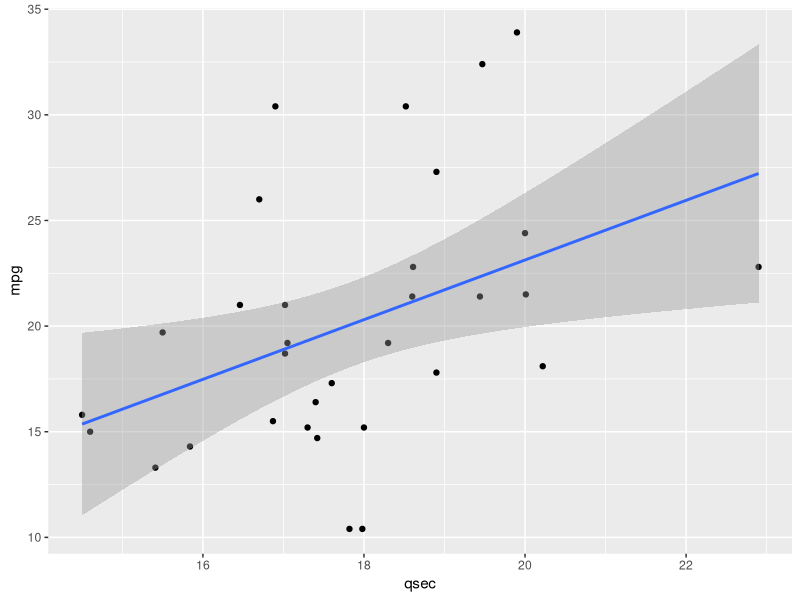
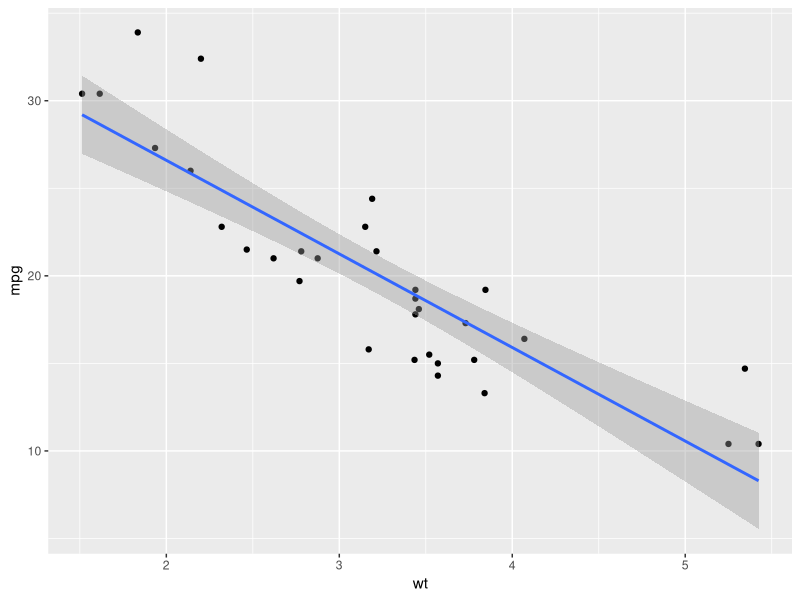
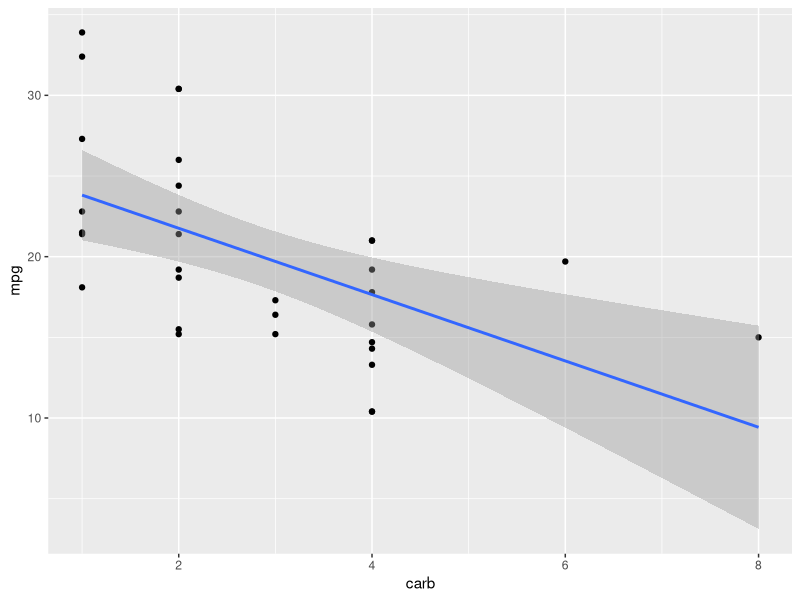

Write R code to recreate these figures, in order. (Note: this script raises an error after producing the figures.)
## ---- chunk 1
library(tidyverse)
## ---- chunk 2
head(mtcars)
## ---- chunk 3
colnames(mtcars)
## ---- chunk 4
str(mtcars)
## ---- chunk 5
?mtcars
## ---- chunk 6
ggplot(mtcars, aes(x = qsec, y = mpg)) + geom_point() + geom_smooth(method=lm)
## ---- chunk 7
ggplot(mtcars, aes(x = wt, y = mpg)) + geom_point() + geom_smooth(method=lm)
## ---- chunk 8
ggplot(mtcars, aes(x = carb, y = mpg)) + geom_point() + geom_smooth(method=lm)
## ---- chunk 9
trainDataIndex = createDataPartition(mtcars$mpg, p=0.7, list = FALSE)
trainData = mtcars[trainDataIndex, ]
testData = mtcars[-trainDataIndex, ]
## ---- chunk 10
model <- lm(mpg ~ carb + qsec + wt, data = trainData)
model
## ---- chunk 11
summary(model)
## ---- chunk 12
pred = predict(model, newdata = testData)
pred
testData$predictions = pred
## ---- chunk 13
ggplot(testData, aes(x = mpg, y = predictions)) + geom_point() + geom_smooth(method=lm)
